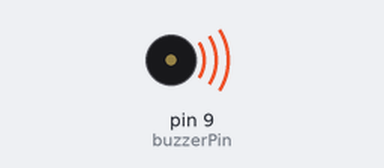
Recording of a sketch running on a simulated Arduino Uno, built with avr-gcc and run on an emulated ATmega328P. Shown: buzzer (waves = sounding).

Above: at 0.2 s.
Timing chart, 0 to 1.7 s (numbered marks = the images above):
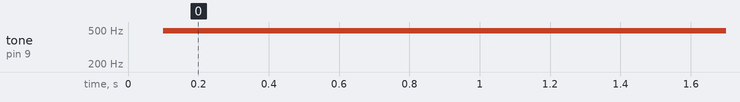

Measured:
- by itself, tone on pin 9 (buzzerPin): silent → 490 Hz at 0.10 s

The sketch:

IOT_Buzzer.ino
```cpp
const int buzzerPin = 9;

void setup()
{
  pinMode(buzzerPin, OUTPUT);
}

void loop()
{
  for(int i = 0 ; i < 256; i++)
  {
    analogWrite(buzzerPin, i);
    delay(100);
  }
}
```
